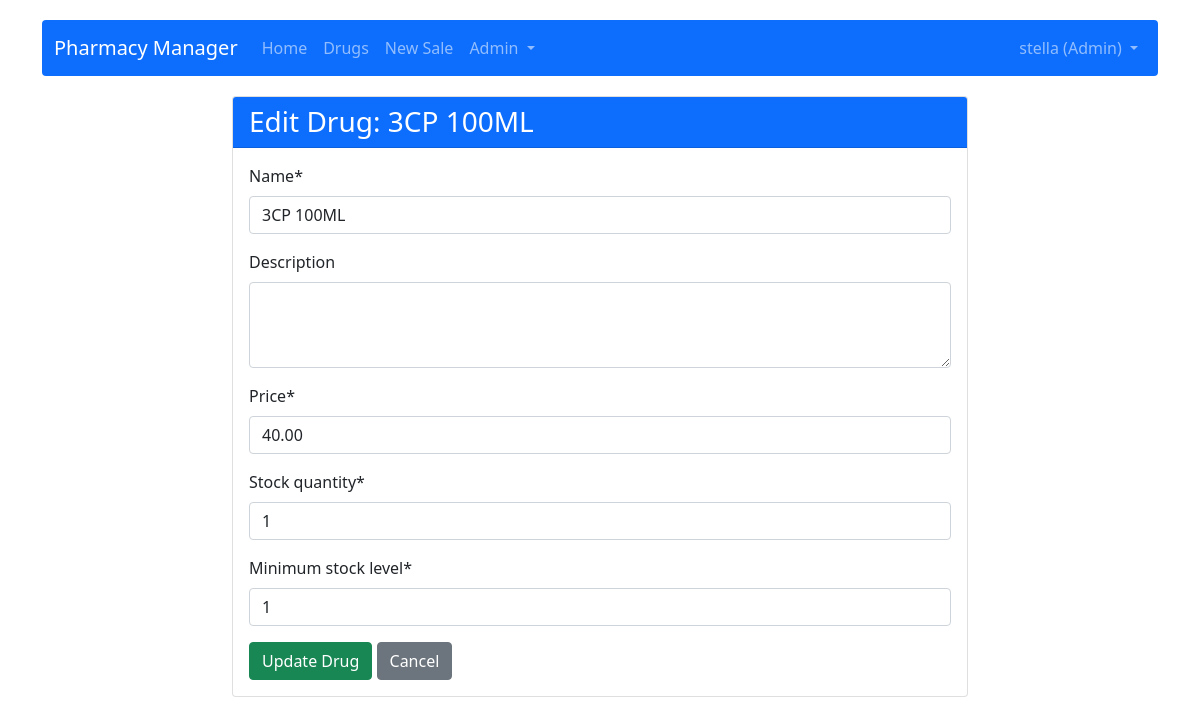
Screenshot of /drugs/82/edit/ (signed in) with the database file from the repository.
### app/models.py (models this page shows, shortened)
class User(AbstractUser):
    ROLE_CHOICES = [
        ('admin', 'Admin'),
        ('reception', 'Reception'),
    ]
    role = models.CharField(max_length=20, choices=ROLE_CHOICES, default='reception')
    phone_number = models.CharField(max_length=15, blank=True, null=True)
    is_active_user = models.BooleanField(default=True)
    created_at = models.DateTimeField(auto_now_add=True)
    last_login_time = models.DateTimeField(null=True, blank=True)
    def is_admin(self):
        return self.role == 'admin'

class Drug(models.Model):
    name = models.CharField(max_length=200)
    description = models.TextField(blank=True, null=True)
    price = models.DecimalField(max_digits=10, decimal_places=2)
    stock_quantity = models.IntegerField(default=0)
    minimum_stock_level = models.IntegerField(default=1)
    created_at = models.DateTimeField(auto_now_add=True)
    updated_at = models.DateTimeField(auto_now=True)

### app/views.py (the view)
# urls.py: path('drugs/<int:pk>/edit/', views.edit_drug, name='edit_drug'),
@admin_required
def edit_drug(request, pk):
    drug = get_object_or_404(Drug, pk=pk)
    if request.method == 'POST':
        form = DrugForm(request.POST, instance=drug)
        if form.is_valid():
            form.save()
            messages.success(request, 'Drug updated successfully!')
            return redirect('drug_list')
    else:
        form = DrugForm(instance=drug)
    return render(request, 'app/edit_drug.html', {'form': form, 'drug': drug})

### app/forms.py
class DrugForm(forms.ModelForm):
    class Meta:
        model = Drug
        fields = ['name', 'description', 'price', 'stock_quantity', 'minimum_stock_level']
        widgets = {
            'description': forms.Textarea(attrs={'rows': 3}),
        }

### app/views.py (called while the page is built)
def admin_required(view_func):
    @wraps(view_func)
    @login_required
    def _wrapped_view(request, *args, **kwargs):
        if not request.user.is_admin():
            return HttpResponseForbidden("Admin access required")
        return view_func(request, *args, **kwargs)
    return _wrapped_view

### app/templates/app/edit_drug.html (shortened to what this page needs)
{% extends 'app/base.html' %}
{% load crispy_forms_tags %}
{% block content %}
<div class="row">
    <div class="col-md-8 offset-md-2">
        <div class="card">
            <div class="card-header bg-primary text-white">
                <h3 class="mb-0">Edit Drug: {{ drug.name }}</h3>
            </div>
            <div class="card-body">
                <form method="post">
                    {{ form|crispy }}
                    <div class="mt-3">
                        <button type="submit" class="btn btn-success">Update Drug</button>
                        <a href="{% url 'drug_list' %}" class="btn btn-secondary">Cancel</a>
                    </div>
                </form>
            </div>
        </div>
    </div>
</div>
{% endblock %}

### app/templates/app/base.html (shortened to what this page needs)
<!DOCTYPE html>
<html lang="en">
<head>
    <link href="https://cdn.jsdelivr.net/npm/bootstrap@5.1.3/dist/css/bootstrap.min.css" rel="stylesheet">
    <link href="https://cdnjs.cloudflare.com/ajax/libs/font-awesome/6.0.0/css/all.min.css" rel="stylesheet">
</head>
<body>
    <div class="container">
        <nav class="navbar navbar-expand-lg navbar-dark bg-primary rounded">
            <div class="container-fluid">
                <a class="navbar-brand" href="{% url 'home' %}">Pharmacy Manager</a>
                <div class="collapse navbar-collapse" id="navbarNav">
                    <ul class="navbar-nav">
                        <li class="nav-item">
                            <a class="nav-link" href="{% url 'home' %}">Home</a>
                        </li>
                        <li class="nav-item">
                            <a class="nav-link" href="{% url 'drug_list' %}">Drugs</a>
                        </li>
                        <li class="nav-item">
                            <a class="nav-link" href="{% url 'create_sale' %}">New Sale</a>
                        </li>
                        {% if user.is_authenticated and user.is_admin %}
                        <li class="nav-item dropdown">
                            <a class="nav-link dropdown-toggle" href="#" id="adminDropdown" role="button" data-bs-toggle="dropdown">
                                Admin
                            </a>
                        </li>
                        {% endif %}
                    </ul>
                    <ul class="navbar-nav ms-auto">
                        {% if user.is_authenticated %}
                        <li class="nav-item dropdown">
                            <a class="nav-link dropdown-toggle" href="#" id="userDropdown" role="button" data-bs-toggle="dropdown">
                                {{ user.username }} ({{ user.get_role_display }})
                            </a>
                        </li>
                        {% else %}
                        <li class="nav-item">
                            <a class="nav-link" href="{% url 'login' %}">Login</a>
                        </li>
                        {% endif %}
                    </ul>
                </div>
            </div>
        </nav>
        <div class="content">
            {% block content %}{% endblock %}
        </div>
    </div>
</body>
</html>

### app/templates/app/base.html (style rules this page uses)
body { padding-top: 20px; }
.navbar { margin-bottom: 20px; }
.content { margin-top: 20px; }

### rows the page displays
User: username "stella", role "Admin"
Drug: name "3CP 100ML", price "40.00", stock_quantity "1", minimum_stock_level "1"
